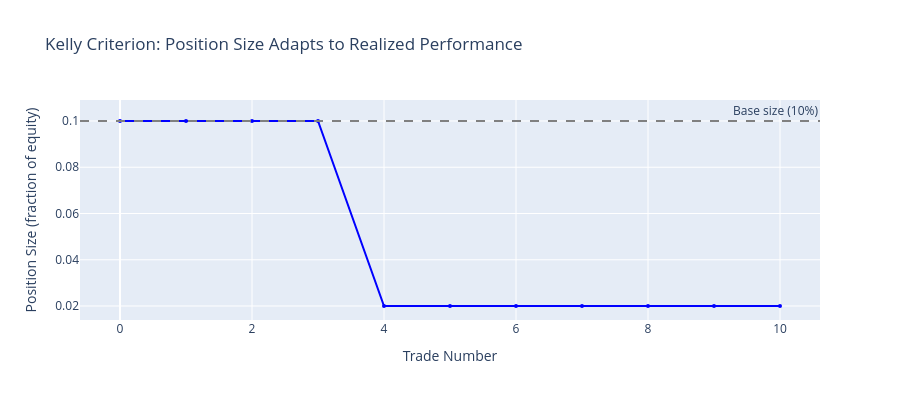

Write notebook code for a chart like this one.
### Markdown cell above
### Visualize Position Size Adaptation

The key observable: position sizes change over time as the strategy learns
from its own trade outcomes.

### Code cell
if kelly_strategy.size_history:
    fig = go.Figure()
    fig.add_trace(
        go.Scatter(
            y=kelly_strategy.size_history,
            mode="lines+markers",
            name="Position Size (fraction)",
            line=dict(color="blue"),
            marker=dict(size=4),
        )
    )
    fig.add_hline(y=0.10, line_dash="dash", line_color="gray", annotation_text="Base size (10%)")
    fig.update_layout(
        title="Kelly Criterion: Position Size Adapts to Realized Performance",
        xaxis_title="Trade Number",
        yaxis_title="Position Size (fraction of equity)",
        height=400,
    )
    fig.show()

    print(
        f"\nPosition sizes ranged from {min(kelly_strategy.size_history):.3f} "
        f"to {max(kelly_strategy.size_history):.3f}"
    )
    print(f"Base size: 0.100 | Mean actual: {np.mean(kelly_strategy.size_history):.3f}")

### Figure 1 — Plotly figure (JSON) as saved in the notebook; plotly's stock layout.template omitted (floating-point values rounded to 4 significant figures)
{"data": [{"line": {"color": "blue"}, "marker": {"size": 4}, "mode": "lines+markers", "name": "Position Size (fraction)", "type": "scatter", "y": [0.1, 0.1, 0.1, 0.1, 0.02, 0.02, 0.02, 0.02, 0.02, 0.02, 0.02]}], "layout": {"annotations": [{"showarrow": false, "text": "Base size (10%)", "x": 1, "xanchor": "right", "xref": "x domain", "y": 0.1, "yanchor": "bottom", "yref": "y"}], "height": 400, "shapes": [{"line": {"color": "gray", "dash": "dash"}, "type": "line", "x0": 0, "x1": 1, "xref": "x domain", "y0": 0.1, "y1": 0.1, "yref": "y"}], "title": {"text": "Kelly Criterion: Position Size Adapts to Realized Performance"}, "xaxis": {"title": {"text": "Trade Number"}}, "yaxis": {"title": {"text": "Position Size (fraction of equity)"}}}}
